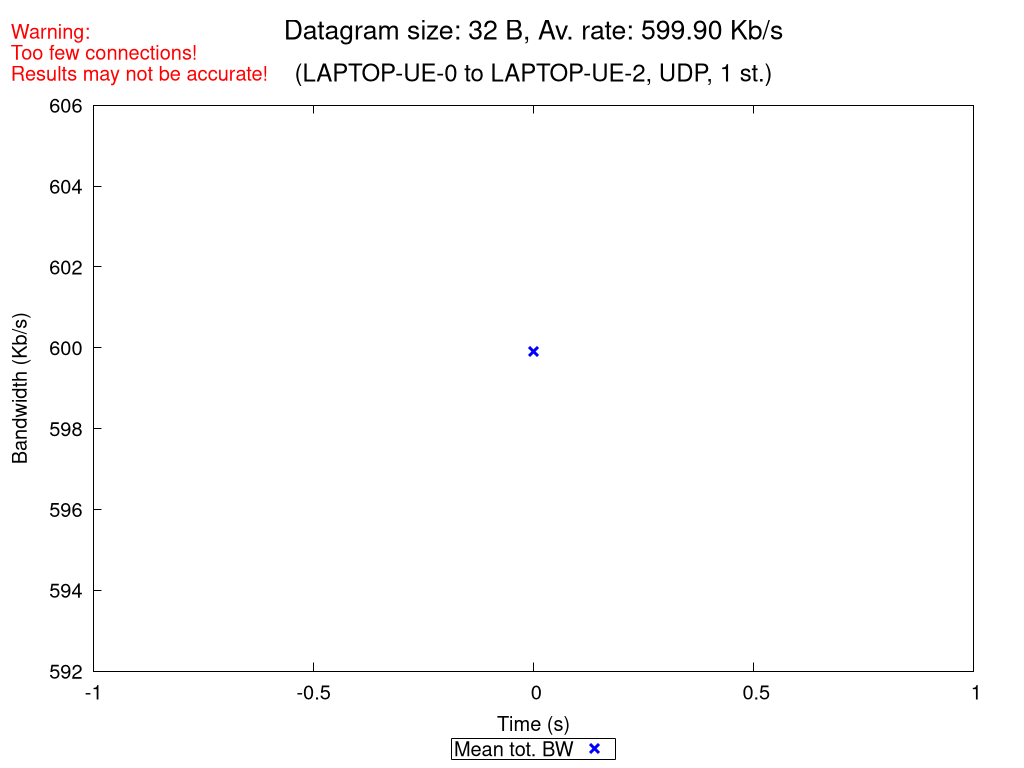

Generate this figure with gnuplot:
set terminal pngcairo nocrop enhanced size 1024,768 font "Verdana,15"
set output "UDP_1_st_2020_10_18_09-41-26_one2two_00032B.png"

set title "{/=20 Datagram size: 32 B, Av. rate: 599.90 Kb/s}\n\n{/=18 (LAPTOP-UE-0 to LAPTOP-UE-2, UDP, 1 st.)}"
set label "Warning:\nToo few connections!\nResults may not be accurate!" at screen 0.01, screen 0.96 tc rgb "red"

set xlabel "Time (s)"
set ylabel "Bandwidth (Kb/s)"
set ytics nomirror
set key bmargin center horizontal box samplen 1 width -1
set bmargin 4.6
set rmargin 4.5

rf = 1000.0  # rate factor
set style fill transparent solid 0.2 noborder
set autoscale xfix
plot "UDP_1_st_2020_10_18_09-41-26_one2two_00032B_iperf_processed.dat" using 1:($2/rf-$3/rf):($2/rf+$3/rf) with filledcurves lc rgb "blue" notitle, \
     "" using 1:($2/rf) with points pt 2 ps 1.5 lw 3 lc rgb "blue" title "Mean tot. BW", \
